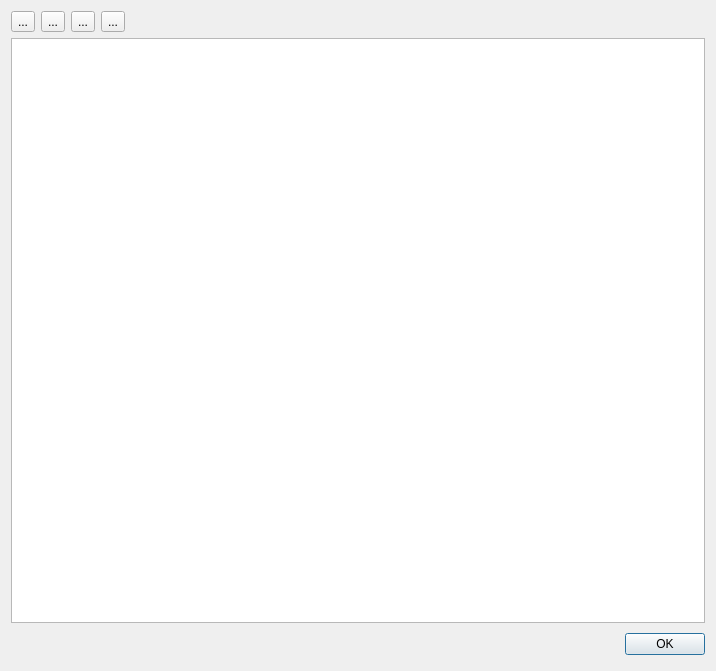
<?xml version="1.0" encoding="UTF-8"?>
<ui version="4.0">
 <class>Spreadsheet</class>
 <widget class="QDialog" name="Spreadsheet">
  <property name="geometry">
   <rect>
    <x>0</x>
    <y>0</y>
    <width>716</width>
    <height>671</height>
   </rect>
  </property>
  <property name="windowTitle">
   <string>Dialog</string>
  </property>
  <layout class="QGridLayout" name="gridLayout">
   <item row="0" column="0">
    <layout class="QHBoxLayout" name="horizontalLayout">
     <item>
      <widget class="QToolButton" name="toolButtonConfigure">
       <property name="toolTip">
        <string>配置...</string>
       </property>
       <property name="text">
        <string>...</string>
       </property>
       <property name="icon">
        <iconset resource="../xconsole/x.qrc">
         <normaloff>:/Icon/Setting.png</normaloff>:/Icon/Setting.png</iconset>
       </property>
      </widget>
     </item>
     <item>
      <widget class="QToolButton" name="toolButton_2">
       <property name="text">
        <string>...</string>
       </property>
      </widget>
     </item>
     <item>
      <widget class="QToolButton" name="toolButton_3">
       <property name="text">
        <string>...</string>
       </property>
      </widget>
     </item>
     <item>
      <widget class="QToolButton" name="toolButton_4">
       <property name="text">
        <string>...</string>
       </property>
       <property name="toolButtonStyle">
        <enum>Qt::ToolButtonIconOnly</enum>
       </property>
      </widget>
     </item>
     <item>
      <spacer name="horizontalSpacer">
       <property name="orientation">
        <enum>Qt::Horizontal</enum>
       </property>
       <property name="sizeHint" stdset="0">
        <size>
         <width>40</width>
         <height>20</height>
        </size>
       </property>
      </spacer>
     </item>
    </layout>
   </item>
   <item row="2" column="0">
    <layout class="QHBoxLayout">
     <property name="spacing">
      <number>6</number>
     </property>
     <property name="leftMargin">
      <number>0</number>
     </property>
     <property name="topMargin">
      <number>0</number>
     </property>
     <property name="rightMargin">
      <number>0</number>
     </property>
     <property name="bottomMargin">
      <number>0</number>
     </property>
     <item>
      <spacer>
       <property name="orientation">
        <enum>Qt::Horizontal</enum>
       </property>
       <property name="sizeHint" stdset="0">
        <size>
         <width>131</width>
         <height>31</height>
        </size>
       </property>
      </spacer>
     </item>
     <item>
      <widget class="QPushButton" name="okButton">
       <property name="text">
        <string>OK</string>
       </property>
      </widget>
     </item>
    </layout>
   </item>
   <item row="1" column="0">
    <widget class="QTableView" name="tableView"/>
   </item>
  </layout>
 </widget>
 <resources>
  <include location="../xconsole/x.qrc"/>
 </resources>
 <connections>
  <connection>
   <sender>okButton</sender>
   <signal>clicked()</signal>
   <receiver>Spreadsheet</receiver>
   <slot>accept()</slot>
   <hints>
    <hint type="sourcelabel">
     <x>278</x>
     <y>253</y>
    </hint>
    <hint type="destinationlabel">
     <x>96</x>
     <y>254</y>
    </hint>
   </hints>
  </connection>
 </connections>
</ui>
